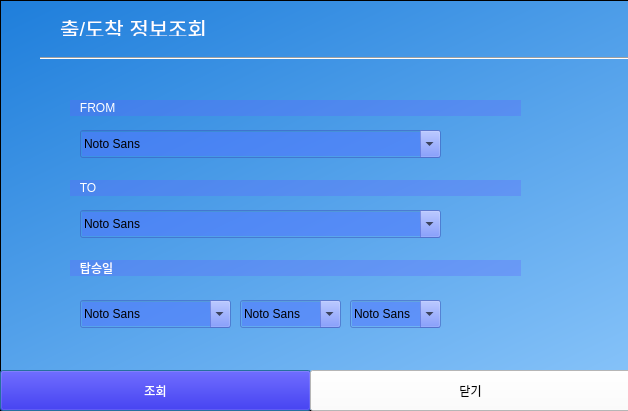
<?xml version="1.0" encoding="UTF-8"?>
<ui version="4.0">
 <class>Dialog</class>
 <widget class="QDialog" name="Dialog">
  <property name="geometry">
   <rect>
    <x>0</x>
    <y>0</y>
    <width>628</width>
    <height>411</height>
   </rect>
  </property>
  <property name="windowTitle">
   <string>Dialog</string>
  </property>
  <property name="styleSheet">
   <string notr="true"/>
  </property>
  <widget class="Line" name="line">
   <property name="geometry">
    <rect>
     <x>40</x>
     <y>50</y>
     <width>831</width>
     <height>16</height>
    </rect>
   </property>
   <property name="orientation">
    <enum>Qt::Horizontal</enum>
   </property>
  </widget>
  <widget class="QLabel" name="TitleLabel">
   <property name="geometry">
    <rect>
     <x>60</x>
     <y>20</y>
     <width>161</width>
     <height>16</height>
    </rect>
   </property>
   <property name="styleSheet">
    <string notr="true">color: rgb(255, 255, 255);
font-size: 16pt;</string>
   </property>
   <property name="text">
    <string>출/도착 정보조회</string>
   </property>
  </widget>
  <widget class="QFrame" name="frame_2">
   <property name="geometry">
    <rect>
     <x>0</x>
     <y>0</y>
     <width>861</width>
     <height>411</height>
    </rect>
   </property>
   <property name="styleSheet">
    <string notr="true">background-color: qlineargradient(spread:pad, x1:0, y1:0, x2:1, y2:1, stop:0 rgba(30, 126, 219, 255), stop:1 rgba(156, 209, 255, 255))</string>
   </property>
   <property name="frameShape">
    <enum>QFrame::StyledPanel</enum>
   </property>
   <property name="frameShadow">
    <enum>QFrame::Raised</enum>
   </property>
   <widget class="QLabel" name="DateLabel">
    <property name="geometry">
     <rect>
      <x>70</x>
      <y>260</y>
      <width>451</width>
      <height>16</height>
     </rect>
    </property>
    <property name="styleSheet">
     <string notr="true">color: rgb(255, 255, 255);
background-color: rgb(95, 96, 255,30%);</string>
    </property>
    <property name="text">
     <string>   탑승일</string>
    </property>
   </widget>
   <widget class="QPushButton" name="QueryButton">
    <property name="geometry">
     <rect>
      <x>0</x>
      <y>370</y>
      <width>311</width>
      <height>41</height>
     </rect>
    </property>
    <property name="styleSheet">
     <string notr="true">background-color: rgb(15, 0, 203);
color: rgb(255,255,255);
</string>
    </property>
    <property name="text">
     <string>조회</string>
    </property>
   </widget>
   <widget class="QLabel" name="FromLabel">
    <property name="geometry">
     <rect>
      <x>70</x>
      <y>100</y>
      <width>451</width>
      <height>16</height>
     </rect>
    </property>
    <property name="styleSheet">
     <string notr="true">color: rgb(255, 255, 255);
background-color: rgb(95, 96, 255,30%)</string>
    </property>
    <property name="text">
     <string>   FROM</string>
    </property>
   </widget>
   <widget class="QLabel" name="ToLabel">
    <property name="geometry">
     <rect>
      <x>70</x>
      <y>180</y>
      <width>451</width>
      <height>16</height>
     </rect>
    </property>
    <property name="styleSheet">
     <string notr="true">color: rgb(255, 255, 255);
background-color: rgb(95,96,255,30%);</string>
    </property>
    <property name="text">
     <string>   TO</string>
    </property>
   </widget>
   <widget class="QPushButton" name="CloseButton">
    <property name="geometry">
     <rect>
      <x>310</x>
      <y>370</y>
      <width>321</width>
      <height>41</height>
     </rect>
    </property>
    <property name="styleSheet">
     <string notr="true">background-color: rgb(255, 255, 255);
color: rgb(0,0,0);
</string>
    </property>
    <property name="text">
     <string>닫기</string>
    </property>
   </widget>
   <widget class="QFontComboBox" name="fontComboBox">
    <property name="geometry">
     <rect>
      <x>80</x>
      <y>130</y>
      <width>361</width>
      <height>28</height>
     </rect>
    </property>
    <property name="styleSheet">
     <string notr="true">background-color: rgba(80,114,255,128);</string>
    </property>
    <property name="currentText">
     <string>출발지를 선택하여 주세요</string>
    </property>
    <property name="currentFont">
     <font>
      <family>Nanum Gothic</family>
     </font>
    </property>
   </widget>
   <widget class="QFontComboBox" name="fontComboBox_2">
    <property name="geometry">
     <rect>
      <x>80</x>
      <y>210</y>
      <width>361</width>
      <height>28</height>
     </rect>
    </property>
    <property name="styleSheet">
     <string notr="true">background-color: rgba(80,114,255,128);</string>
    </property>
    <property name="currentText">
     <string>도착지를 선택하여 주세요</string>
    </property>
    <property name="currentFont">
     <font>
      <family>Nanum Gothic</family>
     </font>
    </property>
   </widget>
   <widget class="QFontComboBox" name="fontComboBox_3">
    <property name="geometry">
     <rect>
      <x>80</x>
      <y>300</y>
      <width>151</width>
      <height>28</height>
     </rect>
    </property>
    <property name="styleSheet">
     <string notr="true">background-color: rgba(80,114,255,128);</string>
    </property>
    <property name="currentText">
     <string>2021</string>
    </property>
    <property name="currentFont">
     <font>
      <family>Nanum Gothic</family>
     </font>
    </property>
   </widget>
   <widget class="QFontComboBox" name="fontComboBox_4">
    <property name="geometry">
     <rect>
      <x>240</x>
      <y>300</y>
      <width>101</width>
      <height>28</height>
     </rect>
    </property>
    <property name="styleSheet">
     <string notr="true">background-color: rgba(80,114,255,128);</string>
    </property>
    <property name="currentText">
     <string>01</string>
    </property>
    <property name="currentFont">
     <font>
      <family>Nanum Gothic</family>
     </font>
    </property>
   </widget>
   <widget class="QFontComboBox" name="fontComboBox_5">
    <property name="geometry">
     <rect>
      <x>350</x>
      <y>300</y>
      <width>91</width>
      <height>28</height>
     </rect>
    </property>
    <property name="styleSheet">
     <string notr="true">background-color: rgba(80,114,255,128);</string>
    </property>
    <property name="currentText">
     <string>01</string>
    </property>
    <property name="currentFont">
     <font>
      <family>Nanum Gothic</family>
     </font>
    </property>
   </widget>
  </widget>
  <zorder>frame_2</zorder>
  <zorder>line</zorder>
  <zorder>TitleLabel</zorder>
 </widget>
 <resources/>
 <connections/>
</ui>
